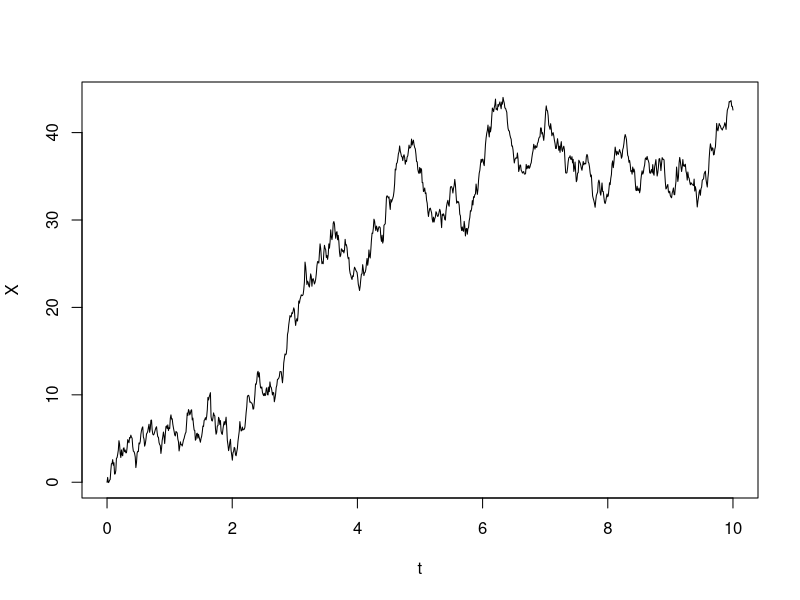

The R source for this figure: (Note: this script raises an error after producing the figure.)
mu = 5
sigma = 7
L = 1000
T = 10
N=1000
t = seq(0,T,length.out = L)
B = rep(0,L)
simulate = function(mu,sigma) {
  B = rep(0,L)
  Z_k = rnorm(N)
  for (i in 1:L){
    u = t[i]
    s <- 0
    for(j in 1:N){
      e_ju = sqrt(8*T)/((2*j+1)*pi)*sin(((2*j+1)*pi*u)/(2*T))
      s <- s+ Z_k[j]*e_ju
    }
    B[i] = s
  }
  X = mu*t + sigma*B
  res = matrix(0,nrow = 2,ncol = L)
  res[1,] = X
  res[2,] = B
  return(res)
}
X_B = simulate(mu,sigma)
X= X_B[1,]
B=X_B[2,]
#results = replicate(traj_nbr, simulate(mu,sigma)[1])
delta_res =X[2:L]-X[1:L-1]
plot(t, X,type= 'l')
mu_estimé = X[L]/(L*0.01)
sigma_est = sqrt(sum((delta_res-mu*0.01)^2)/(L*0.01))
#sigma_est_2 = sqrt(sum((delta_res-mean(delta_res))^2)/(L*0.01))
X_est = mu_estimé*t+sigma_est*B
X_est_2 = mu_estimé*t+sigma_est_2*B
lines(t,X_est,type='l',col = 'darkgreen')
#lines(t,X_est,type='l',col = 'red')